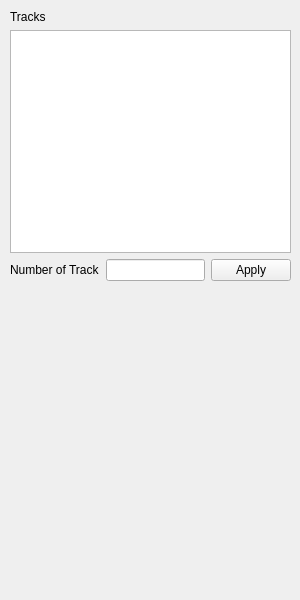
<?xml version="1.0" encoding="UTF-8"?>
<ui version="4.0">
 <class>TrackPropertyWidget</class>
 <widget class="QWidget" name="TrackPropertyWidget">
  <property name="geometry">
   <rect>
    <x>0</x>
    <y>0</y>
    <width>300</width>
    <height>600</height>
   </rect>
  </property>
  <property name="sizePolicy">
   <sizepolicy hsizetype="Minimum" vsizetype="Minimum">
    <horstretch>0</horstretch>
    <verstretch>0</verstretch>
   </sizepolicy>
  </property>
  <property name="minimumSize">
   <size>
    <width>300</width>
    <height>600</height>
   </size>
  </property>
  <property name="windowTitle">
   <string>Track Property</string>
  </property>
  <widget class="QWidget" name="layoutWidget">
   <property name="geometry">
    <rect>
     <x>10</x>
     <y>10</y>
     <width>281</width>
     <height>271</height>
    </rect>
   </property>
   <layout class="QVBoxLayout" name="verticalLayout">
    <item>
     <widget class="QLabel" name="label">
      <property name="text">
       <string>Tracks</string>
      </property>
     </widget>
    </item>
    <item>
     <widget class="QListWidget" name="listWidget_walls"/>
    </item>
    <item>
     <layout class="QHBoxLayout" name="horizontalLayout">
      <item>
       <widget class="QLabel" name="label_2">
        <property name="text">
         <string>Number of Track</string>
        </property>
       </widget>
      </item>
      <item>
       <widget class="QLineEdit" name="lineEdit"/>
      </item>
      <item>
       <widget class="QPushButton" name="pushButton">
        <property name="text">
         <string>Apply</string>
        </property>
       </widget>
      </item>
     </layout>
    </item>
   </layout>
  </widget>
 </widget>
 <resources/>
 <connections/>
</ui>
